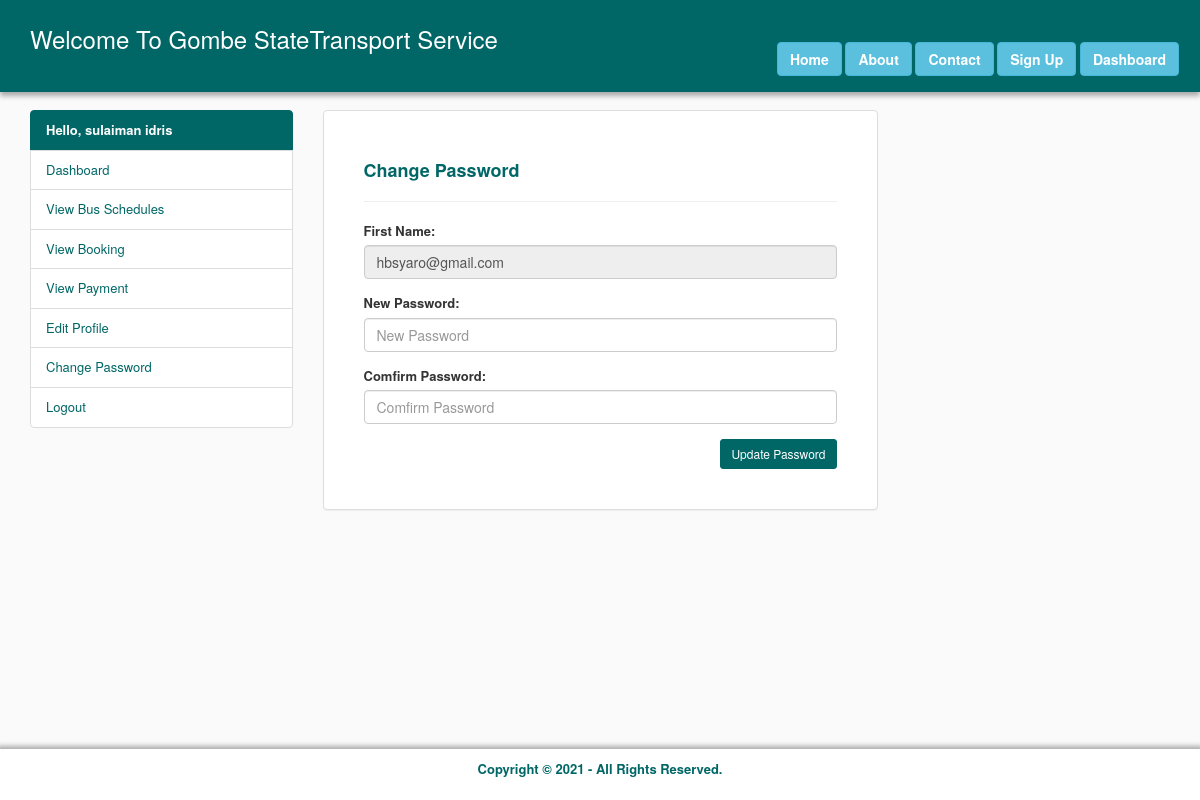
The page /change_password.php (signed in) on the database its author committed.
### tables this page shows
CREATE TABLE `users` (
  `id` int(11) NOT NULL,
  `fname` varchar(200) NOT NULL,
  `lname` varchar(200) NOT NULL,
  `email` varchar(200) NOT NULL,
  `phone` varchar(200) NOT NULL,
  `password` varchar(200) NOT NULL,
  `status` enum('0','1') NOT NULL
);

CREATE TABLE `user_profile` (
  `id` int(11) NOT NULL,
  `fname` varchar(200) NOT NULL,
  `lname` varchar(200) NOT NULL,
  `kin_name` varchar(200) NOT NULL,
  `email` varchar(200) NOT NULL,
  `phone` varchar(200) NOT NULL,
  `kin_phone` varchar(200) NOT NULL,
  `gender` varchar(200) NOT NULL,
  `m_status` varchar(200) NOT NULL,
  `city` varchar(200) NOT NULL,
  `address` varchar(200) NOT NULL,
  `status` enum('0','1') NOT NULL
);

### change_password.php (the view, shortened to what this page needs)
<?php
	require 'config/conn.php';
	$loadData = mysqli_query($isah, "SELECT * FROM user_profile WHERE email='".$_SESSION['email']."'");
	$dataUser = mysqli_fetch_array($loadData);
?>
<!DOCTYPE html>
<html>
<head>
	<link rel="stylesheet" type="text/css" href="css/bootstrap.min.css">
	<link rel="stylesheet" type="text/css" href="css/style.css">
</head>
<body>
	<?php require 'config/header.php'; ?>
	<div class="container" style="margin-top: 110px">
		<div class="row">
			<?php require 'config/sidebar.php'; ?>
			<div class="col-md-6">
				<div class="panel panel-default">
				  <div class="panel-body" style="padding: 40px">
				  	<form method="POST" action="">
				  		<div class="form-group">
				  			<h4 class="text-left"><b>Change Password</b></h4> <hr>
				  		</div>
				  		<div class="row">
				  			<div class="col-md-12">
				  				<div class="form-group">
						  			<label>First Name:</label>
						  			<input type="text" name="email" id="email" class="form-control" placeholder="Email Address" value="<?php echo $dataUser['email']; ?>" readonly required>
						  		</div>
				  			</div>
				  			<div class="col-md-12">
				  				<div class="form-group">
						  			<label>New Password:</label>
						  			<input type="password" name="password" id="password" class="form-control" placeholder="New Password" required>
						  		</div>
				  			</div>
				  			<div class="col-md-12">
				  				<div class="form-group">
						  			<label>Comfirm Password:</label>
						  			<input type="password" name="cpassword" id="cpassword" class="form-control" placeholder="Comfirm Password" required>
						  		</div>
				  			</div>
				  		</div>
				  		<div class="form-group">
				  			<input type="submit"  name="Update_password" id="Update_password" class="btn btn-default pull-right btn-sm" value="Update Password">
				  		</div>
				  	</form>
				  </div>
				</div>
			</div>
		</div>
	</div>
	<?php require 'config/footer.php'; ?>
</body>
</html>

### config/sidebar.php
<?php
	$User = mysqli_query($isah, "SELECT * FROM users WHERE (email='".$_SESSION['email']."' OR phone='".$_SESSION['email']."') ");
	$viewUser = mysqli_fetch_array($User);
?>
<div class="col-md-3">
				<div class="list-group">
				  <a href="#" class="list-group-item disabled"><b>Hello, <?php echo $viewUser['fname']." ".$viewUser['lname']; ?> </b></a>
				  <a href="dashboard.php" class="list-group-item">Dashboard </a>
				  <a href="bus_schedules.php" class="list-group-item">View Bus Schedules</a>
				  <a href="view_booking.php" class="list-group-item">View Booking</a>
				  <a href="view_payment.php" class="list-group-item">View Payment</a>
				  <a href="view_profile.php" class="list-group-item">Edit Profile </a>
				  <a href="change_password.php" class="list-group-item">Change Password</a>
				  <a href="logout.php" class="list-group-item">Logout</a>
				</div>
			</div>

### css/style.css (style rules this page uses)
body { font-size: 13px; background-color: #fafafa; }
.panel-default h4 { color: #006666; font-weight: bolder; }
.btn-default { background-color: #006666; border: 1px solid #006666; color: #ffffff; }
.list-group-item.disabled, .list-group-item.disabled:focus, .list-group-item.disabled:hover { background-color: #006666; border: 1px solid #006666; color: #ffffff; }
a.list-group-item, button.list-group-item { color: #006666; }

### rows shown on the page
users: fname "sulaiman", lname "idris"
user_profile: email "hbsyaro@gmail.com"
